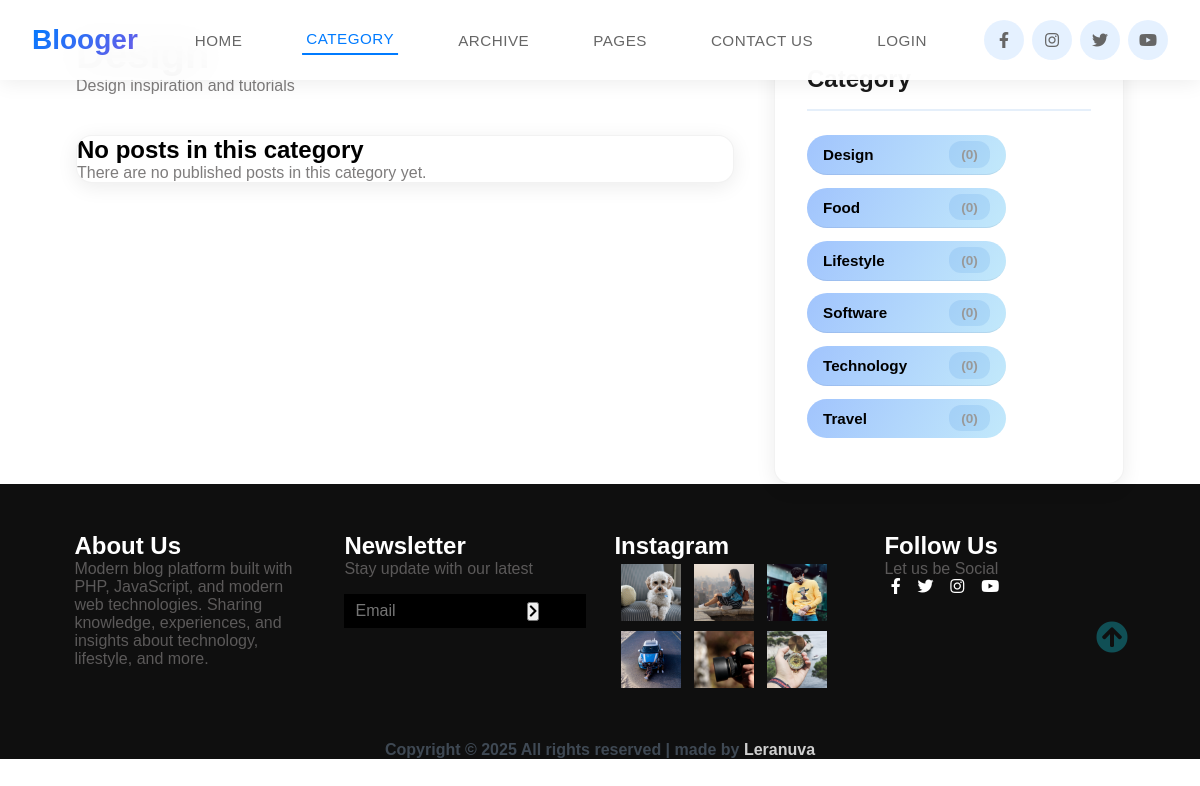
The app's page /category.php?slug=design with its own data.
### tables this page shows
CREATE TABLE IF NOT EXISTS categories (
    id INT AUTO_INCREMENT PRIMARY KEY,
    name VARCHAR(50) UNIQUE NOT NULL,
    slug VARCHAR(50) UNIQUE NOT NULL,
    description TEXT,
    created_at TIMESTAMP DEFAULT CURRENT_TIMESTAMP,
    INDEX idx_slug (slug)
);

### includes/functions.php (called while the page is built, shortened)
<?php
function sanitize($data) {
    return htmlspecialchars(strip_tags(trim($data)), ENT_QUOTES, 'UTF-8');
}
function getBaseUrl() {
    return BASE_URL;
}
function e($string) {
    return htmlspecialchars($string, ENT_QUOTES, 'UTF-8');
}

### includes/Category.php (called while the page is built, shortened)
<?php
class Category {
    private $conn;
    private $table = 'categories';
    public function __construct($db) {
        $this->conn = $db;
    }
    public function getAll() {
        $query = "SELECT c.*, COUNT(p.id) as post_count
                  FROM " . $this->table . " c
                  LEFT JOIN posts p ON c.id = p.category_id AND p.status = 'published'
                  GROUP BY c.id
                  ORDER BY c.name ASC";
        $stmt = $this->conn->prepare($query);
        $stmt->execute();
        return $stmt->fetchAll();
    }
    public function getBySlug($slug) {
        $query = "SELECT * FROM " . $this->table . " WHERE slug = :slug LIMIT 1";
        $stmt = $this->conn->prepare($query);
        $stmt->bindValue(':slug', $slug, PDO::PARAM_STR);
        $stmt->execute();
        return $stmt->fetch();
    }
}

### category.php (the view, shortened to what this page needs)
<?php
require_once __DIR__ . '/includes/functions.php';
require_once __DIR__ . '/includes/Post.php';
require_once __DIR__ . '/includes/Category.php';
$database = new Database();
$db = $database->getConnection();
$post = new Post($db);
$category = new Category($db);
$slug = isset($_GET['slug']) ? sanitize($_GET['slug']) : '';
    ?>
    <?php
$categoryData = $category->getBySlug($slug);
$page = isset($_GET['page']) ? (int)$_GET['page'] : 1;
$page = max(1, $page);
$offset = getPaginationOffset($page);
$posts = $post->getByCategory($slug, POSTS_PER_PAGE, $offset);
$categories = $category->getAll();
include __DIR__ . '/includes/header.php';
?>
<main>
    <section class="container">
        <div class="site-content">
            <div class="post">
                <div class="category-header" data-aos="fade-up">
                    <h1><?php echo e($categoryData['name']); ?></h1>
                    <?php if ($categoryData['description']): ?>
                        <p class="category-description"><?php echo e($categoryData['description']); ?></p>
                    <?php endif; ?>
                </div>
                <?php if (empty($posts)): ?>
                    <article class="post-content empty-state" data-aos="fade-up">
                        <h2>No posts in this category</h2>
                        <p>There are no published posts in this category yet.</p>
                    </article>
                <?php endif; ?>
            </div>
            <aside class="sidebar">
                <div class="category">
                    <h2>Category</h2>
                    <ul class="category-list">
                        <?php foreach ($categories as $cat): ?>
                        <li class="list-items" data-aos="fade-left" data-aos-delay="100">
                            <a href="<?php echo getBaseUrl(); ?>/category.php?slug=<?php echo e($cat['slug']); ?>">
                                <?php echo e($cat['name']); ?>
                            </a>
                            <span>(<?php echo $cat['post_count']; ?>)</span>
                        </li>
                        <?php endforeach; ?>
                    </ul>
                </div>
            </aside>
        </div>
    </section>
</main>
<?php include __DIR__ . '/includes/footer.php'; ?>

### css/style.css (style rules this page uses)
html, body { margin: 0%; box-sizing: border-box; overflow-x: hidden; }
main { position: relative; z-index: 10; }
:root { --text-gray: #3f4954; --text-light: #686666da; --bg-color: #0f0f0f; --white: #ffffff; --midnight: #104f55; --sky: linear-gradient(120deg, #a1c4fd 0%, #c2e9fb 100%); --Abel: "Abel", sans-serif; --Anton: "Anton", sans-serif; --Josefin: "Josefin Sans", sans-serif; --Lexend: "Lexend", sans-serif; }
ul, li, a { text-decoration: none; list-style: none; }
h1 { font-family: var(--Lexend); font-size: 2.5rem; }
h2 { font-family: var(--Lexend); }
a { color: var(--text-gray); }
span { font-family: var(--Abel); }
.container { margin: 0 5vw; }
p { font-family: var(--Lexend); color: var(--text-light); }
main .post-content { width: 100%; margin-bottom: 1rem; }
.site-content > .sidebar .category-list { font-family: var(--Abel); }
.site-content > .sidebar .category-list .list-items { background: var(--sky); padding: 0.4rem 1rem; margin: 0.8rem 0; border-radius: 3rem; width: 70%; display: flex; justify-content: space-between; }
.site-content > .sidebar .category-list .list-items a { color: black; font-weight: bold; }

### css/header.css (style rules this page uses)
:root { --header-height: 80px; --header-bg: rgba(255, 255, 255, 0.95); --header-bg-scrolled: rgba(255, 255, 255, 0.98); --header-shadow: 0 2px 20px rgba(0, 0, 0, 0.08); --header-shadow-scrolled: 0 4px 30px rgba(0, 0, 0, 0.12); --text-primary: #1a1a1a; --text-secondary: #666; --accent-color: #007bff; --accent-hover: #0056b3; --transition-fast: 0.2s cubic-bezier(0.4, 0, 0.2, 1); --transition-smooth: 0.3s cubic-bezier(0.4, 0, 0.2, 1); --border-radius: 12px; --spacing-xs: 0.5rem; --spacing-sm: 1rem; --spacing-md: 1.5rem; --spacing-lg: 2rem; }
html { scroll-behavior: smooth; scroll-padding-top: calc(var(--header-height) + 20px); }
body { padding-top: 0; }

### css/hero.css (style rules this page uses)
*, *:before, *:after { box-sizing: border-box; margin: 0; padding: 0; }

### css/carousel.css (style rules this page uses)
:root { --card-bg: #d8e0e5; --card-color: #08c; --card-accent: #0066cc; --card-blanc: #fff; --card-noir: #000; --card-text: #666c74; --card-footer: #a3a9ab; --card-duration: 0.5s; --card-heightimg: 235px; --card-heighthoverimg: 90px; --card-heightbody: 185px; --card-widthimg: 376px; --hover-bg: #0066cc; }

### css/posts-center-slider.css (style rules this page uses)
:root { --gap: 1.25rem; --speed: 0.55s cubic-bezier(0.25, 0.46, 0.45, 0.94); --closed: 5rem; --open: 30rem; --accent: #0066cc; }

### css/sidebar.css (style rules this page uses)
:root { --sidebar-bg: #ffffff; --sidebar-shadow: 0 4px 20px rgba(0, 0, 0, 0.08); --sidebar-shadow-hover: 0 12px 40px rgba(0, 102, 204, 0.25); --sidebar-border-radius: 16px; --sidebar-transition: all 0.5s cubic-bezier(0.4, 0, 0.2, 1); --sidebar-accent: #0066cc; --sidebar-accent-hover: #0052a3; --sidebar-text-primary: #1a1a1a; --sidebar-text-secondary: #666; --sidebar-text-muted: #999; }
.category-list { list-style: none; padding: 0; margin: 0; }
.category-list .list-items { display: flex; justify-content: space-between; align-items: center; padding: 0.9rem 0; border-bottom: 1px solid rgba(0, 0, 0, 0.05); transition: var(--sidebar-transition); }
.category-list .list-items:last-child { border-bottom: none; }
.category-list .list-items a { color: var(--sidebar-text-primary); text-decoration: none; font-weight: 500; transition: var(--sidebar-transition); font-size: 0.95rem; }
.category-list .list-items span { color: var(--sidebar-text-muted); font-size: 0.85rem; background: rgba(0, 102, 204, 0.1); padding: 0.35rem 0.75rem; border-radius: 12px; font-weight: 600; transition: var(--sidebar-transition); }

### records on screen
categories: description "Design inspiration and tutorials", name "Design", post_count "0"
categories: name "Food", post_count "0"
categories: name "Lifestyle", post_count "0"
categories: name "Software", post_count "0"
categories: name "Technology", post_count "0"
categories: name "Travel", post_count "0"
